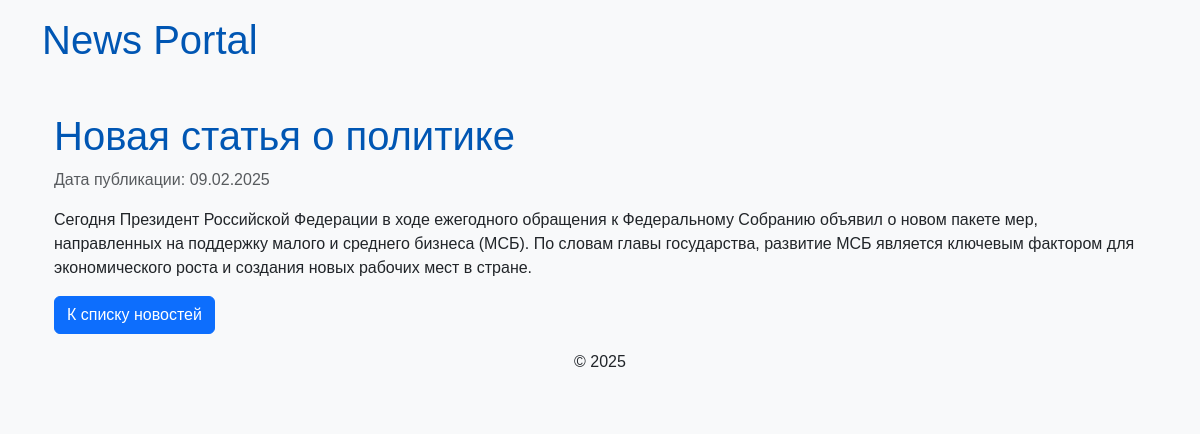
The page /news/1/ on the database its author committed.
### news/models.py (models this page shows, shortened)
class Post(models.Model):
    ARTICLE = 'AR'
    NEWS = 'NW'
    POST_TYPES = [
        (ARTICLE, 'Статья'),
        (NEWS, 'Новость'),
    ]
    author = models.ForeignKey(Author, on_delete=models.CASCADE)
    post_type = models.CharField(max_length=2, choices=POST_TYPES, default=NEWS)
    date_created = models.DateTimeField(auto_now_add=True)
    categories = models.ManyToManyField(Category, through='PostCategory')
    title = models.CharField(max_length=255)
    text = models.TextField()
    rating = models.IntegerField(default=0)

### news/views.py (the view)
# urls.py: path('news/<int:news_id>/', views.news_detail, name='news_detail'),
def news_detail(request, news_id):
    news = Post.objects.get(id=news_id)
    return render(request, 'news/news_detail.html', {'news': news})

### news/templatetags/custom_filters.py (called while the page is built)
@register.filter(name='censor')
def censor(value):
    if not isinstance(value, str):
        raise ValueError("Фильтр censor может быть применен только к строкам.")
    words = value.split()
    censored_text = []
    for word in words:
        if word in censored_words:
            censored_word = word[0] + '*' * (len(word) - 1)
            censored_text.append(censored_word)
        else:
            censored_text.append(word)
    return ' '.join(censored_text)

### templates/news/news_detail.html (shortened to what this page needs)
{% extends 'default.html' %}
{% load custom_filters %}
{% block content %}
    <div class="container">
        <div class="news-detail">
            <h1>{{ news.title|censor }}</h1>
            <p class="text-muted">Дата публикации: {{ news.date_created|date:"d.m.Y" }}</p>
            <p>{{ news.text|censor }}</p>
            <a href="{% url 'news_list' %}" class="btn btn-primary">К списку новостей</a>
        </div>
    </div>
{% endblock %}

### news/static/news/css/styles.css (style rules this page uses)
body { font-family: 'Arial', sans-serif; background-color: #f8f9fa; text-size-adjust: 100%; }
h1, h2, h3 { color: #0056b3; }
a { color: #007bff; text-decoration: none; }

### rows shown on the page
Post: title|censor "Новая статья о политике", date_created "09.02.2025", text|censor "Сегодня Президент Российской Федерации в ходе ежегодного обращения к Федеральному Собранию объявил о новом пакете мер, направленных на поддержку малого и среднего бизнеса (МСБ). По словам главы государства, развитие МСБ является ключевым фактором для экономического роста и создания новых рабочих мест в стране."
